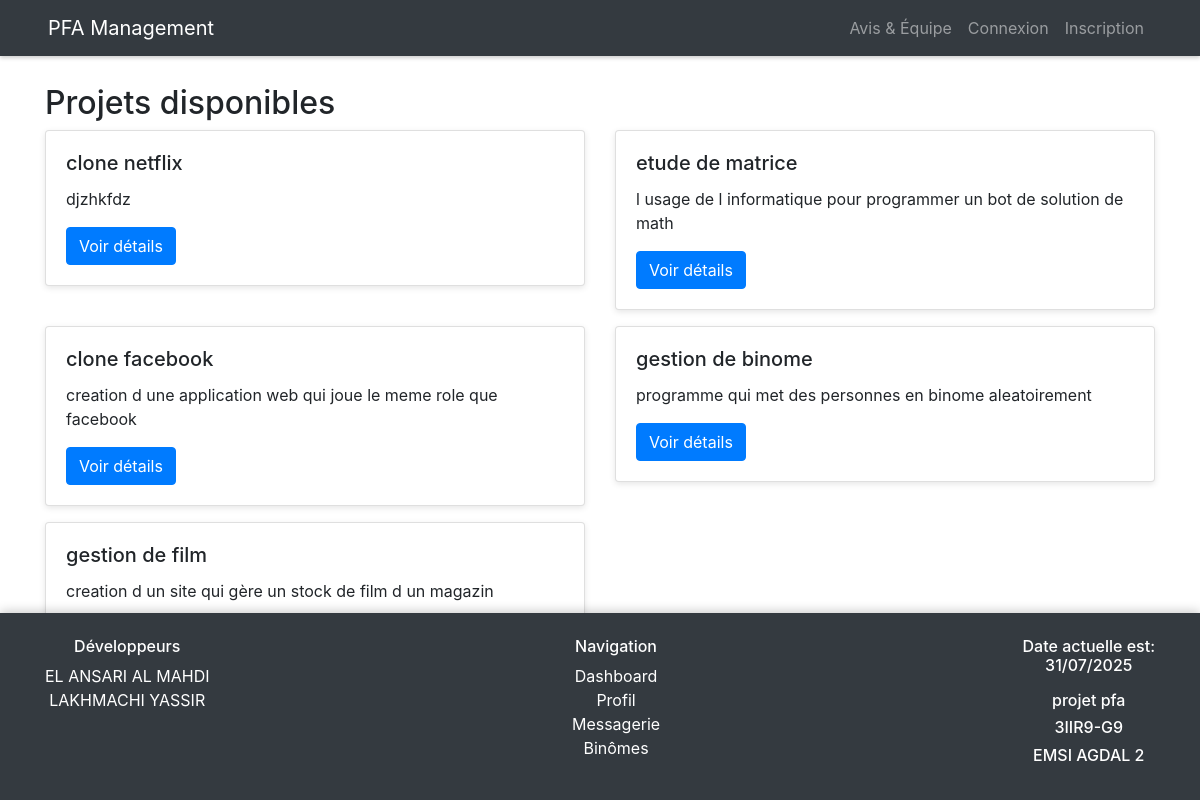
/projects/, run on the app's committed database.
### projects/models.py (models this page shows, shortened)
class Project(models.Model):
    STATUS_CHOICES = [
        ('active', 'Actif'),
        ('full', 'Complet'),
        ('closed', 'Fermé'),
    ]
    title = models.CharField(max_length=200)
    description = models.TextField()
    prerequisites = models.TextField(blank=True)
    teacher = models.ForeignKey(settings.AUTH_USER_MODEL, on_delete=models.CASCADE, related_name='projects')
    max_binomes = models.PositiveIntegerField(default=1)
    status = models.CharField(max_length=10, choices=STATUS_CHOICES, default='active')
    created_at = models.DateTimeField(auto_now_add=True)
    updated_at = models.DateTimeField(auto_now=True)
    from django.urls import reverse

### projects/views.py (the view)
# urls.py: path('', views.ProjectListView.as_view(), name='list'),
class ProjectListView(ListView):
    model = Project
    template_name = 'projects/list.html'
    context_object_name = 'projects'
    paginate_by = 12
    def get_queryset(self):
        return Project.objects.filter(status='active').order_by('-created_at')

### pfa_project/templates/projects/list.html (shortened to what this page needs)
{% extends 'base.html' %}
{% block content %}
<h2>Projets disponibles</h2>
<div class="row">
    {% for project in projects %}
    <div class="col-md-6 mb-3">
        <div class="card">
            <div class="card-body">
                <h5 class="card-title">{{ project.title }}</h5>
                <p class="card-text">{{ project.description|truncatewords:20 }}</p>
                <a href="{% url 'projects:detail' project.pk %}" class="btn btn-primary">Voir détails</a>
            </div>
        </div>
    </div>
    {% empty %}
    <p>Aucun projet disponible.</p>
    {% endfor %}
</div>
{% endblock %}

### pfa_project/templates/base.html (shortened to what this page needs)
<!DOCTYPE html>
<html lang="fr">
<head>
    {% load static %}
    <link rel="stylesheet" href="{% static 'css/style.css' %}">
    <link href="https://cdn.jsdelivr.net/npm/bootstrap@5.3.3/dist/css/bootstrap.min.css" rel="stylesheet">
    <link rel="stylesheet" href="{% static 'css/bootstrap.min.css' %}">
</head>
<body>
    <nav class="navbar navbar-expand-lg navbar-dark bg-dark px-5 fixed-top">
        <a class="navbar-brand" href="{% url 'home' %}">PFA Management</a>
        <div class="collapse navbar-collapse">
            <ul class="navbar-nav ml-auto">
                             <li class="nav-item">
    <a class="nav-link" href="{% url 'review_list' %}">Avis & Équipe</a>
</li>
                {% if user.is_authenticated %}
                    <li class="nav-item"><a class="nav-link" href="{% url 'accounts:dashboard' %}">Dashboard</a></li>
                    <li class="nav-item"><a class="nav-link" href="{% url 'accounts:profile' %}">Profil</a></li>
                    {% if user.is_authenticated and user.user_type == 'student' %}
                    <li class="nav-item">
    <a class="nav-link" href="{% url 'add_review' %}">Laisser un avis</a>
</li>
                       <a class="nav-link" href="{% url 'projects:list' %}">Projets</a>
        </li>
        <li class="nav-item">
            <a class="nav-link" href="{% url 'messaging:list' %}">Messagerie</a>
        </li>
        <li class="nav-item">
            <a class="nav-link" href="{% url 'messaging:notifications' %}">Notifications</a>
        </li>
<li class="nav-item">
    <a class="nav-link" href="{% url 'binomes:list' %}">Binômes</a>
</li>
<li class="nav-item">
    <a class="nav-link" href="{% url 'binomes:requests' %}">Mes demandes</a>
</li>
{% endif %}
                   <li class="nav-item">
    <form method="POST" action="{% url 'accounts:logout' %}">
        {% csrf_token %}
        <button type="submit" class="nav-link btn btn-link" style="padding: 0; margin: 0; color: white; text-decoration: none;">Déconnexion</button>
    </form>
</li>
                {% else %}
                    <li class="nav-item"><a class="nav-link" href="{% url 'accounts:login' %}">Connexion</a></li>
                    <li class="nav-item"><a class="nav-link" href="{% url 'accounts:register' %}">Inscription</a></li>
                {% endif %}
            </ul>
        </div>
    </nav>
    <div class="container mt-4">
        {% block content %}{% endblock %}
    </div>
    <footer class="bg-dark text-white py-4 fixed-bottom">
        <div class="container d-flex justify-content-between flex-wrap">
            <div>
                <h6>Développeurs</h6>
                <ul class="list-unstyled">
                    <li><a href="https://github.com/elansarialmahdi/movies_store.git" class="text-white" target="_blank">EL ANSARI AL MAHDI</a></li>
                    <li><a href="https://www.youtube.com/@ex2" class="text-white" target="_blank">LAKHMACHI YASSIR</a></li>
                </ul>
            </div>
            <div>
                <h6>Navigation</h6>
               <ul class="list-unstyled">
    <li><a href="{% url 'accounts:dashboard' %}" class="text-white text-decoration-none">Dashboard</a></li>
    <li><a href="{% url 'accounts:profile' %}" class="text-white text-decoration-none">Profil</a></li>
    <li><a href="{% url 'messaging:list' %}" class="text-white text-decoration-none">Messagerie</a></li>
    <li><a href="{% url 'binomes:list' %}" class="text-white text-decoration-none">Binômes</a></li>
</ul>
            </div>
            <div>
                <h6>Date actuelle est:<p id="date-now"></p></h6>
               <h6>projet pfa</h6>
              <h6>3IIR9-G9</h6>
               <h6>EMSI AGDAL 2</h6>
            </div>
        </div>
    </footer>
</body>
</html>

### pfa_project/static/css/style.css (style rules this page uses)
body { padding-top: 60px; background-color: #f8f9fa; }
.card { box-shadow: 0 2px 6px rgba(0,0,0,0.1); border-radius: 8px; }
.navbar { box-shadow: 0 2px 4px rgba(0,0,0,0.2); }
body { padding-bottom: 100px; }
footer { box-shadow: 0 -2px 10px rgba(0,0,0,0.2); z-index: 999; }
* { margin: 0; padding: 0; box-sizing: border-box; }
html, body { height: 100%; }
body { display: flex; flex-direction: column; font-family: Arial, sans-serif; }
footer { background-color: #333; color: #fff; text-align: center; padding: 10px 0; position: absolute; bottom: 0px; }

### data on the page
Project: title "clone netflix", description "djzhkfdz"
Project: title "etude de matrice", description "l usage de l informatique pour programmer un bot de solution de math"
Project: title "clone facebook", description "creation d une application web qui joue le meme role que facebook"
Project: title "gestion de binome", description "programme qui met des personnes en binome aleatoirement"
Project: title "gestion de film", description "creation d un site qui gère un stock de film d un magazin"
